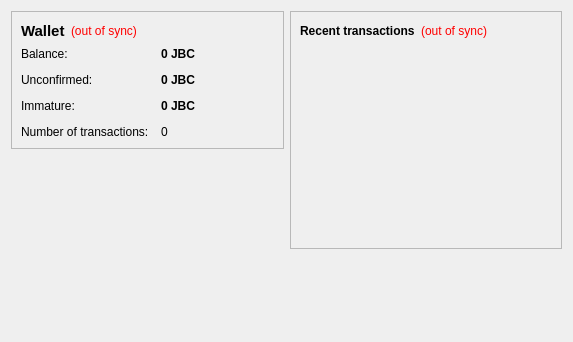
<?xml version="1.0" encoding="UTF-8"?>
<ui version="4.0">
 <class>OverviewPage</class>
 <widget class="QWidget" name="OverviewPage">
  <property name="geometry">
   <rect>
    <x>0</x>
    <y>0</y>
    <width>573</width>
    <height>342</height>
   </rect>
  </property>
  <property name="windowTitle">
   <string>Form</string>
  </property>
  <layout class="QHBoxLayout" name="horizontalLayout" stretch="1,1">
   <item>
    <layout class="QVBoxLayout" name="verticalLayout_2">
     <item>
      <widget class="QFrame" name="frame">
       <property name="frameShape">
        <enum>QFrame::StyledPanel</enum>
       </property>
       <property name="frameShadow">
        <enum>QFrame::Raised</enum>
       </property>
       <layout class="QVBoxLayout" name="verticalLayout_4">
        <item>
         <layout class="QHBoxLayout" name="horizontalLayout_4">
          <item>
           <widget class="QLabel" name="label_5">
            <property name="font">
             <font>
              <pointsize>11</pointsize>
              <weight>75</weight>
              <bold>true</bold>
             </font>
            </property>
            <property name="text">
             <string>Wallet</string>
            </property>
           </widget>
          </item>
          <item>
           <widget class="QLabel" name="labelWalletStatus">
            <property name="toolTip">
             <string>The displayed information may be out of date. Your wallet automatically synchronizes with the Jaybeecee network after a connection is established, but this process has not completed yet.</string>
            </property>
            <property name="styleSheet">
             <string notr="true">QLabel { color: red; }</string>
            </property>
            <property name="text">
             <string notr="true">(out of sync)</string>
            </property>
            <property name="alignment">
             <set>Qt::AlignLeading|Qt::AlignLeft|Qt::AlignVCenter</set>
            </property>
           </widget>
          </item>
          <item>
           <spacer name="horizontalSpacer_2">
            <property name="orientation">
             <enum>Qt::Horizontal</enum>
            </property>
            <property name="sizeHint" stdset="0">
             <size>
              <width>40</width>
              <height>20</height>
             </size>
            </property>
           </spacer>
          </item>
         </layout>
        </item>
        <item>
         <layout class="QFormLayout" name="formLayout_2">
          <property name="fieldGrowthPolicy">
           <enum>QFormLayout::AllNonFixedFieldsGrow</enum>
          </property>
          <property name="horizontalSpacing">
           <number>12</number>
          </property>
          <property name="verticalSpacing">
           <number>12</number>
          </property>
          <item row="0" column="0">
           <widget class="QLabel" name="label">
            <property name="text">
             <string>Balance:</string>
            </property>
           </widget>
          </item>
          <item row="0" column="1">
           <widget class="QLabel" name="labelBalance">
            <property name="font">
             <font>
              <weight>75</weight>
              <bold>true</bold>
             </font>
            </property>
            <property name="cursor">
             <cursorShape>IBeamCursor</cursorShape>
            </property>
            <property name="toolTip">
             <string>Your current balance</string>
            </property>
            <property name="text">
             <string notr="true">0 JBC</string>
            </property>
            <property name="textInteractionFlags">
             <set>Qt::LinksAccessibleByMouse|Qt::TextSelectableByKeyboard|Qt::TextSelectableByMouse</set>
            </property>
           </widget>
          </item>
          <item row="1" column="0">
           <widget class="QLabel" name="label_3">
            <property name="text">
             <string>Unconfirmed:</string>
            </property>
           </widget>
          </item>
          <item row="1" column="1">
           <widget class="QLabel" name="labelUnconfirmed">
            <property name="font">
             <font>
              <weight>75</weight>
              <bold>true</bold>
             </font>
            </property>
            <property name="cursor">
             <cursorShape>IBeamCursor</cursorShape>
            </property>
            <property name="toolTip">
             <string>Total of transactions that have yet to be confirmed, and do not yet count toward the current balance</string>
            </property>
            <property name="text">
             <string notr="true">0 JBC</string>
            </property>
            <property name="textInteractionFlags">
             <set>Qt::LinksAccessibleByMouse|Qt::TextSelectableByKeyboard|Qt::TextSelectableByMouse</set>
            </property>
           </widget>
          </item>
          <item row="3" column="0">
           <widget class="QLabel" name="label_2">
            <property name="text">
             <string>Number of transactions:</string>
            </property>
           </widget>
          </item>
          <item row="3" column="1">
           <widget class="QLabel" name="labelNumTransactions">
            <property name="toolTip">
             <string>Total number of transactions in wallet</string>
            </property>
            <property name="text">
             <string notr="true">0</string>
            </property>
           </widget>
          </item>
          <item row="2" column="0">
           <widget class="QLabel" name="labelImmatureText">
            <property name="text">
             <string>Immature:</string>
            </property>
           </widget>
          </item>
          <item row="2" column="1">
           <widget class="QLabel" name="labelImmature">
            <property name="font">
             <font>
              <weight>75</weight>
              <bold>true</bold>
             </font>
            </property>
            <property name="toolTip">
             <string>Mined balance that has not yet matured</string>
            </property>
            <property name="text">
             <string notr="true">0 JBC</string>
            </property>
            <property name="textInteractionFlags">
             <set>Qt::LinksAccessibleByMouse|Qt::TextSelectableByKeyboard|Qt::TextSelectableByMouse</set>
            </property>
           </widget>
          </item>
         </layout>
        </item>
       </layout>
      </widget>
     </item>
     <item>
      <spacer name="verticalSpacer">
       <property name="orientation">
        <enum>Qt::Vertical</enum>
       </property>
       <property name="sizeHint" stdset="0">
        <size>
         <width>20</width>
         <height>40</height>
        </size>
       </property>
      </spacer>
     </item>
    </layout>
   </item>
   <item>
    <layout class="QVBoxLayout" name="verticalLayout_3">
     <item>
      <widget class="QFrame" name="frame_2">
       <property name="frameShape">
        <enum>QFrame::StyledPanel</enum>
       </property>
       <property name="frameShadow">
        <enum>QFrame::Raised</enum>
       </property>
       <layout class="QVBoxLayout" name="verticalLayout">
        <item>
         <layout class="QHBoxLayout" name="horizontalLayout_2">
          <item>
           <widget class="QLabel" name="label_4">
            <property name="text">
             <string>&lt;b&gt;Recent transactions&lt;/b&gt;</string>
            </property>
           </widget>
          </item>
          <item>
           <widget class="QLabel" name="labelTransactionsStatus">
            <property name="toolTip">
             <string>The displayed information may be out of date. Your wallet automatically synchronizes with the Jaybeecee network after a connection is established, but this process has not completed yet.</string>
            </property>
            <property name="styleSheet">
             <string notr="true">QLabel { color: red; }</string>
            </property>
            <property name="text">
             <string notr="true">(out of sync)</string>
            </property>
            <property name="alignment">
             <set>Qt::AlignRight|Qt::AlignTrailing|Qt::AlignVCenter</set>
            </property>
           </widget>
          </item>
          <item>
           <spacer name="horizontalSpacer">
            <property name="orientation">
             <enum>Qt::Horizontal</enum>
            </property>
            <property name="sizeHint" stdset="0">
             <size>
              <width>40</width>
              <height>20</height>
             </size>
            </property>
           </spacer>
          </item>
         </layout>
        </item>
        <item>
         <widget class="QListView" name="listTransactions">
          <property name="styleSheet">
           <string notr="true">QListView { background: transparent; }</string>
          </property>
          <property name="frameShape">
           <enum>QFrame::NoFrame</enum>
          </property>
          <property name="verticalScrollBarPolicy">
           <enum>Qt::ScrollBarAlwaysOff</enum>
          </property>
          <property name="horizontalScrollBarPolicy">
           <enum>Qt::ScrollBarAlwaysOff</enum>
          </property>
          <property name="selectionMode">
           <enum>QAbstractItemView::NoSelection</enum>
          </property>
         </widget>
        </item>
       </layout>
      </widget>
     </item>
     <item>
      <spacer name="verticalSpacer_2">
       <property name="orientation">
        <enum>Qt::Vertical</enum>
       </property>
       <property name="sizeHint" stdset="0">
        <size>
         <width>20</width>
         <height>40</height>
        </size>
       </property>
      </spacer>
     </item>
    </layout>
   </item>
  </layout>
 </widget>
 <resources/>
 <connections/>
</ui>
